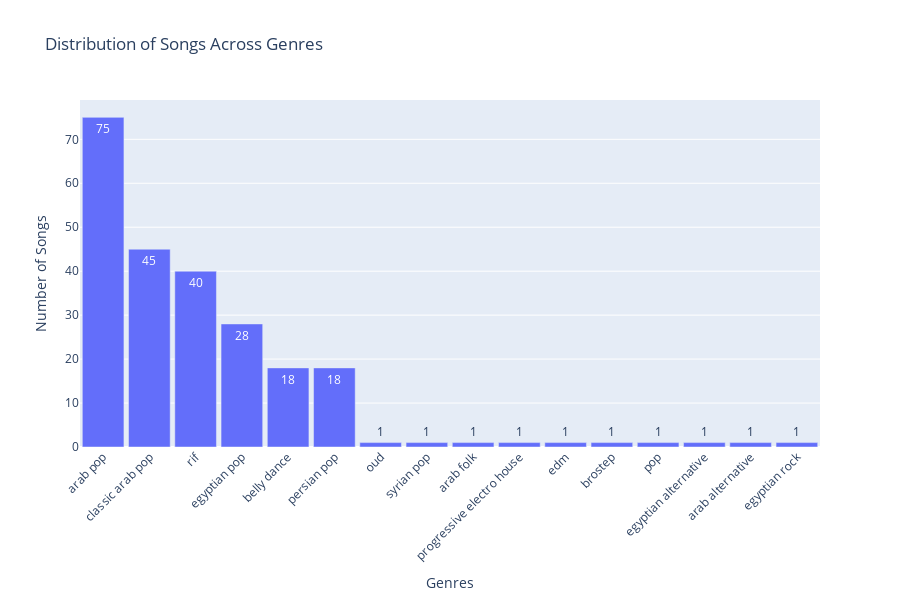

This figure's notebook cell:
### Code cell
create_genre_histogram(genre_classification, sp)

### Figure 1 — Plotly figure (JSON) as saved in the notebook; plotly's stock layout.template omitted (floating-point values rounded to 4 significant figures)
{"data": [{"text": ["75", "45", "40", "28", "18", "18", "1", "1", "1", "1", "1", "1", "1", "1", "1", "1"], "textposition": "auto", "type": "bar", "x": ["arab pop", "classic arab pop", "rif", "egyptian pop", "belly dance", "persian pop", "oud", "syrian pop", "arab folk", "progressive electro house", "edm", "brostep", "pop", "egyptian alternative", "arab alternative", "egyptian rock"], "y": [75, 45, 40, 28, 18, 18, 1, 1, 1, 1, 1, 1, 1, 1, 1, 1]}], "layout": {"bargap": 0.1, "height": 600, "margin": {"b": 100}, "title": {"text": "Distribution of Songs Across Genres"}, "xaxis": {"tickangle": -45, "title": {"text": "Genres"}}, "yaxis": {"title": {"text": "Number of Songs"}}}}
